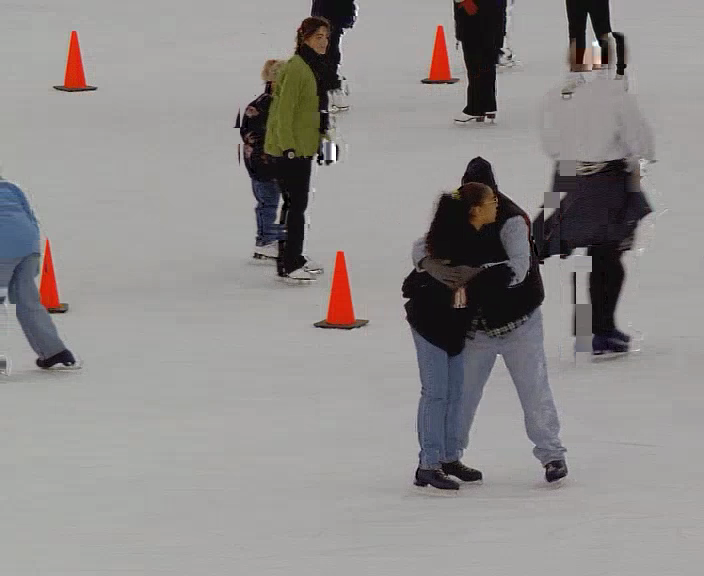
#> input picture hmve/oneslice_gop30_error_48.bmp, 704 x 576 px, given in place of frame_0048.png, which was not available
$ python psnr.py
#> lines starting #> are read from the running program, lines starting #| are printed output that depends on the picture; long printed decimals are rounded; pictures that were not available may be replaced by others from this repository, and a replacement may not be noted
import cv2
import numpy as np
from skimage.metrics import structural_similarity as ssim

baselocation = "./skating_frames/frame_0048.png"
#testlocation = "./skating_frames/frame_0047.png"
#testlocation = "./oneslice_gop30_error_48.bmp"
#testlocation = "./mvc_48.png"
testlocation = "./hmve_48.png"

# [12 lines of commented-out code are left out]


def calculate_psnr(image1, image2):
    # 确保输入的两张图片是相同的尺寸
    if image1.shape != image2.shape:
        raise ValueError("输入的两张图片尺寸不同")

    # 计算均方误差 (MSE)
    mse = np.mean((image1 - image2) ** 2)

    # 如果MSE为0，说明两张图片完全相同，PSNR为无限大
    if mse == 0:
        return float('inf')

    # 计算PSNR
    pixel_max = 255.0  # 图像的最大像素值（假设图片是8位灰度图或RGB）
    psnr = 20 * np.log10(pixel_max / np.sqrt(mse))
    return psnr


# 加载图片
image1 = cv2.imread(baselocation)  # 第一张图片路径
#> image1 is the input picture: shape (576, 704, 3); mean B, G, R 140.8, 141.6, 144.7
image2 = cv2.imread(testlocation)  # 第二张图片路径
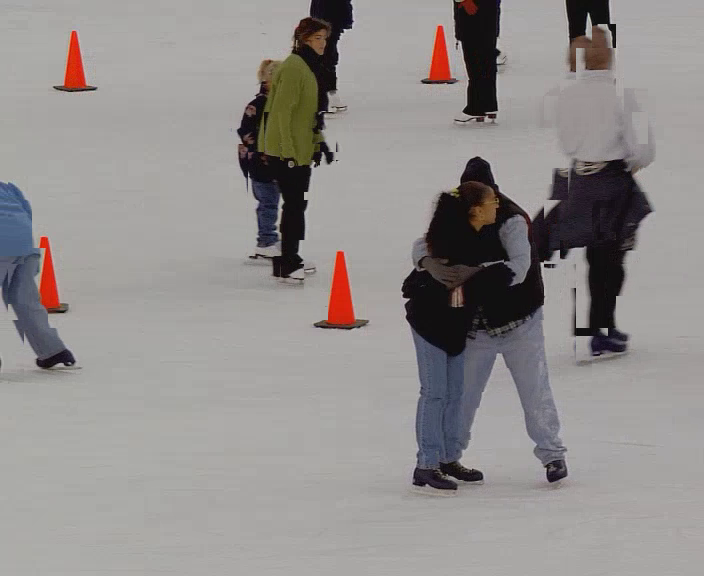
#> input picture hmve/hmve_48.png, 704 x 576 px
#> image2 is the input picture: shape (576, 704, 3); mean B, G, R 140.7, 142, 146

# 确保两张图片是RGB图像
if len(image1.shape) == 2:
    image1 = cv2.cvtColor(image1, cv2.COLOR_GRAY2BGR)
if len(image2.shape) == 2:
    image2 = cv2.cvtColor(image2, cv2.COLOR_GRAY2BGR)

# 分离图像的三个通道
image1_b, image1_g, image1_r = cv2.split(image1)
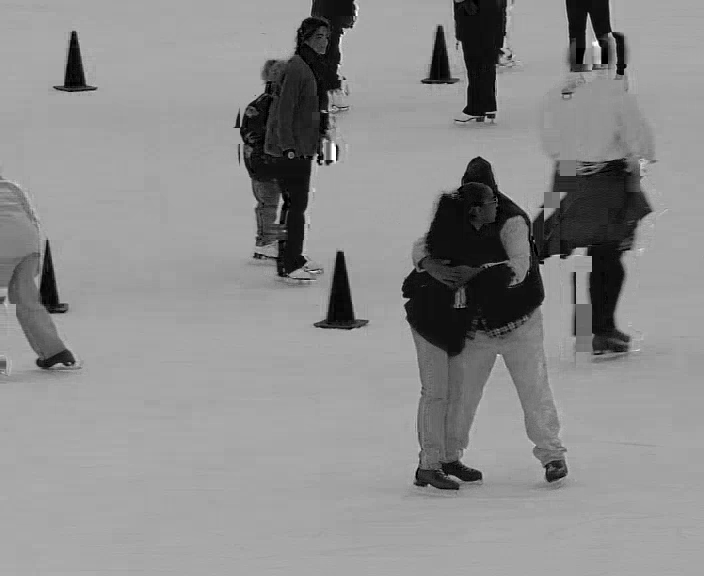
#> image1_b: shape (576, 704); min 0, max 255, mean 140.8
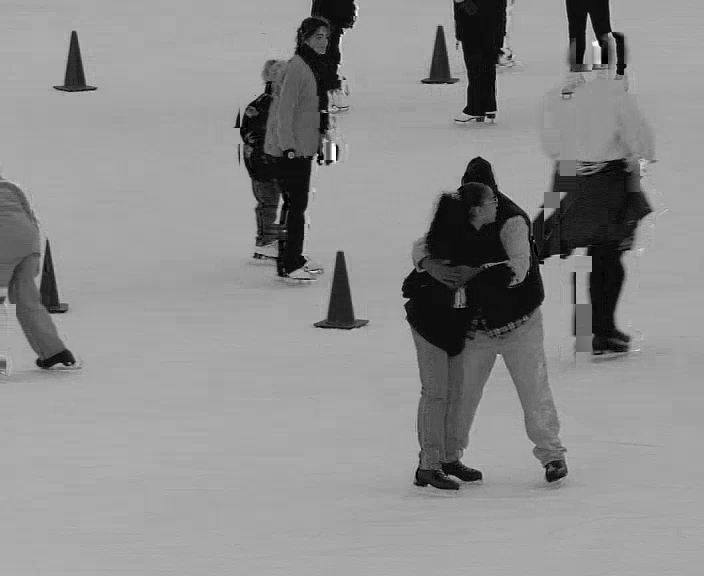
#> image1_g: shape (576, 704); min 0, max 255, mean 141.6
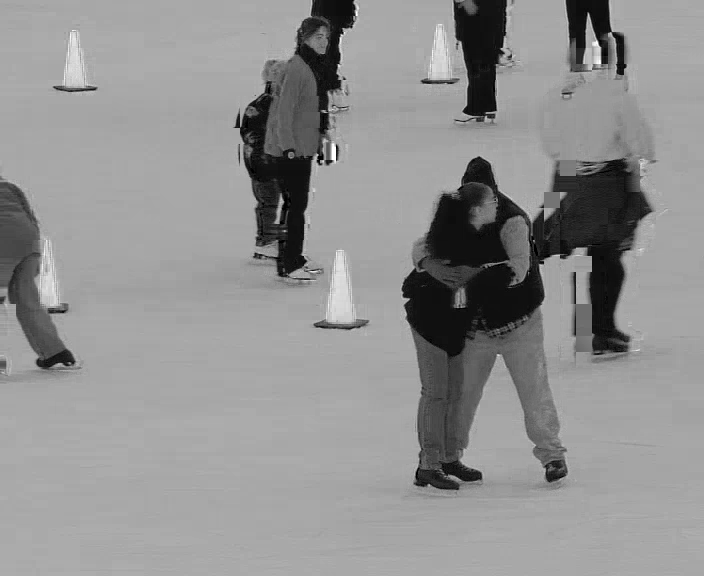
#> image1_r: shape (576, 704); min 0, max 255, mean 144.7
image2_b, image2_g, image2_r = cv2.split(image2)
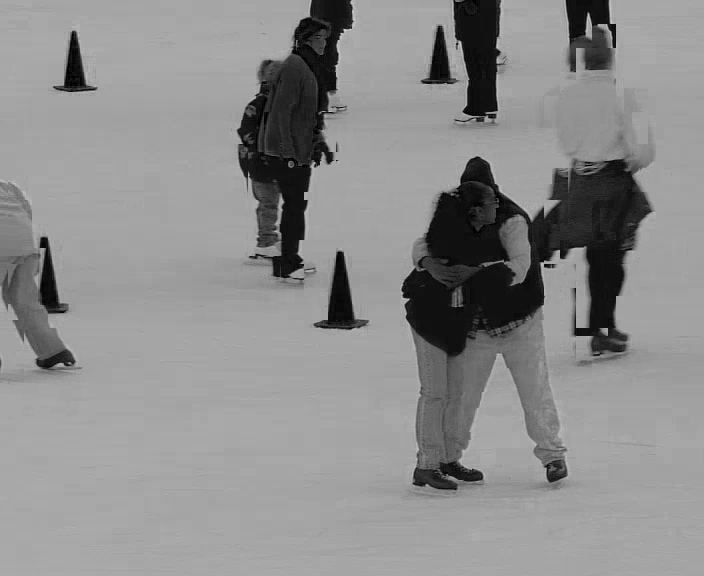
#> image2_b: shape (576, 704); min 0, max 211, mean 140.7
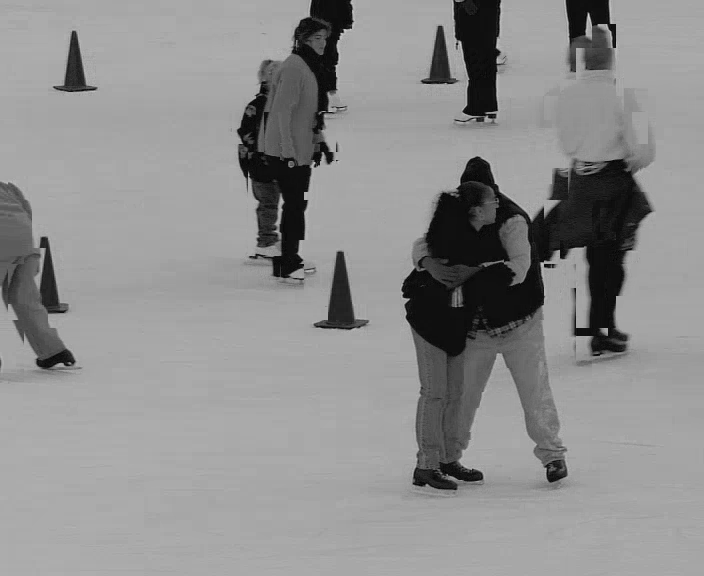
#> image2_g: shape (576, 704); min 0, max 213, mean 142
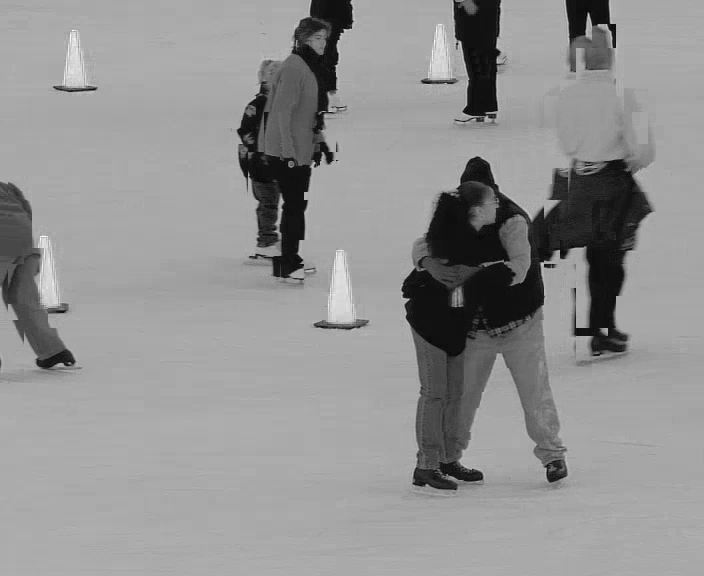
#> image2_r: shape (576, 704); min 0, max 255, mean 146

# 计算每个通道的PSNR
psnr_r = calculate_psnr(image1_r, image2_r)
#> in calculate_psnr, `mse = np.mean((image1 - image2) ** 2)`: mse = 14.51
#> in calculate_psnr, `psnr = 20 * np.log10(pixel_max / np.sqrt(mse))`: psnr = 36.51
#> psnr_r = 36.51
psnr_g = calculate_psnr(image1_g, image2_g)
#> psnr_g = 36.92
psnr_b = calculate_psnr(image1_b, image2_b)
#> psnr_b = 36.69

print(f"Blue通道的PSNR值: {(psnr_r+psnr_g+psnr_b)/3} dB")
#| Blue通道的PSNR值: 36.707 dB
